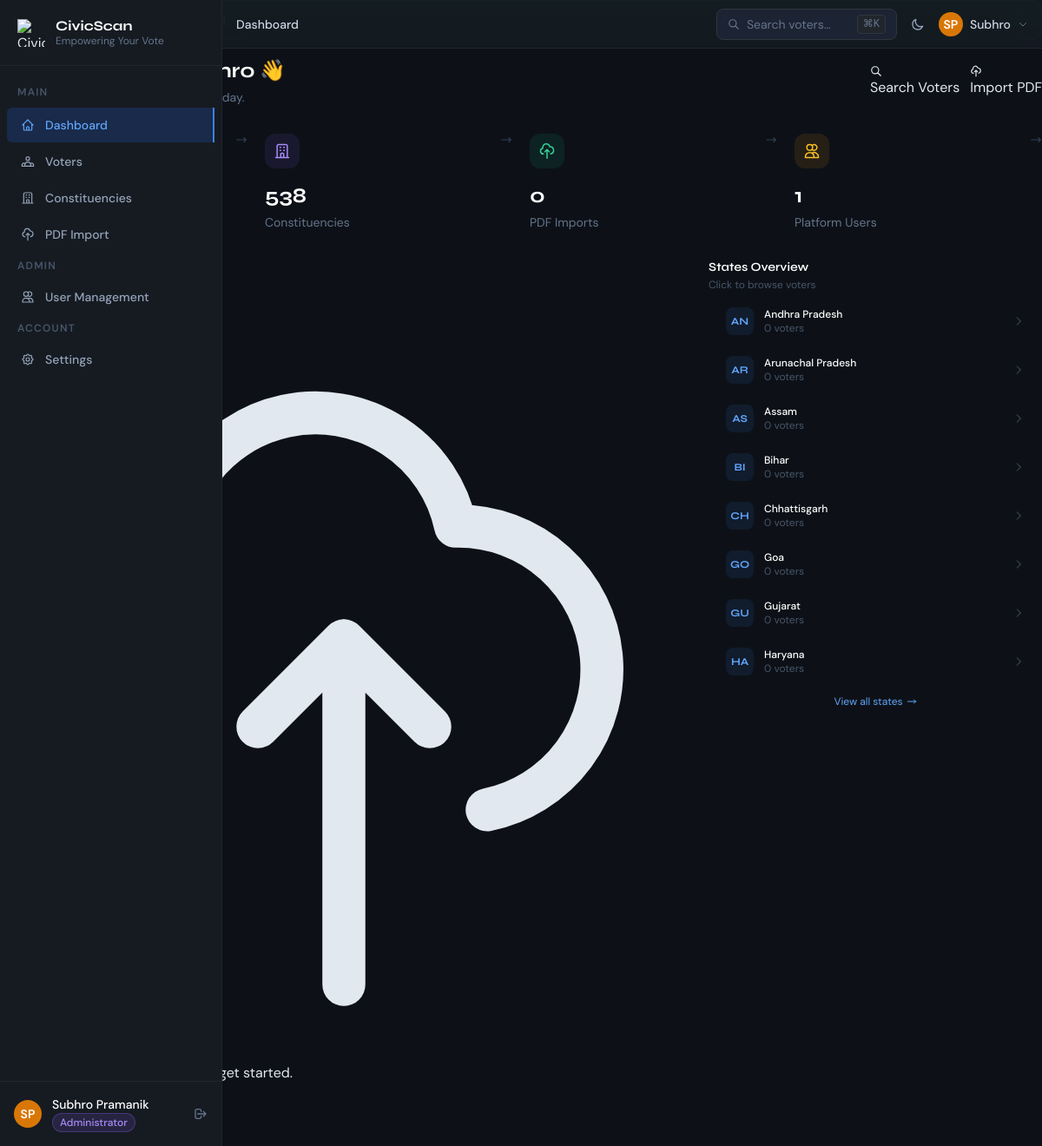
/dashboard.php (signed in), run on the app's committed database.
### tables this page shows
CREATE TABLE IF NOT EXISTS `states` (
  `id` BIGINT UNSIGNED NOT NULL AUTO_INCREMENT,
  `name` VARCHAR(100) NOT NULL,
  `code` VARCHAR(20) NULL,
  `status` ENUM('active', 'inactive') NOT NULL DEFAULT 'active',
  `sort_order` INT NOT NULL DEFAULT 0,
  `created_at` DATETIME NOT NULL DEFAULT CURRENT_TIMESTAMP,
  `updated_at` DATETIME NOT NULL DEFAULT CURRENT_TIMESTAMP ON UPDATE CURRENT_TIMESTAMP,
  PRIMARY KEY (`id`),
  UNIQUE KEY `uq_states_name` (`name`),
  UNIQUE KEY `uq_states_code` (`code`),
  KEY `idx_states_status` (`status`)
);

### includes/db.php (called while the page is built, shortened)
<?php
class DB {
    private static ?PDO $instance = null;
    public static function conn(): PDO {
        if (self::$instance === null) {
            $dsn = sprintf(
                'mysql:host=%s;port=%s;dbname=%s;charset=%s',
                DB_HOST, DB_PORT, DB_NAME, DB_CHARSET
            );
            try {
                self::$instance = new PDO($dsn, DB_USER, DB_PASS, [
                    PDO::ATTR_ERRMODE            => PDO::ERRMODE_EXCEPTION,
                    PDO::ATTR_DEFAULT_FETCH_MODE => PDO::FETCH_ASSOC,
                    PDO::ATTR_EMULATE_PREPARES   => false,
                ]);
            } catch (PDOException $e) {
                http_response_code(500);
                die(json_encode(['error' => 'Database connection failed.']));
            }
        }
        return self::$instance;
    }
}
function db_query(string $sql, array $params = []): PDOStatement {
    $stmt = DB::conn()->prepare($sql);
    $stmt->execute($params);
    return $stmt;
}
function db_row(string $sql, array $params = []): ?array {
    $row = db_query($sql, $params)->fetch();
    return $row ?: null;
}
function db_rows(string $sql, array $params = []): array {
    return db_query($sql, $params)->fetchAll();
}

### dashboard.php (the view, shortened to what this page needs)
<?php
require_once __DIR__ . '/includes/db.php';
require_once __DIR__ . '/includes/functions.php';
$totalVoters         = db_row('SELECT COUNT(*) AS c FROM voters WHERE deleted_at IS NULL')['c'] ?? 0;
$totalConstituencies = db_row('SELECT COUNT(*) AS c FROM constituencies WHERE deleted_at IS NULL')['c'] ?? 0;
$totalImports        = db_row('SELECT COUNT(*) AS c FROM voter_import_batches')['c'] ?? 0;
$totalUsers          = db_row('SELECT COUNT(*) AS c FROM users WHERE deleted_at IS NULL')['c'] ?? 0;
$recentImports = db_rows(
    'SELECT vib.*, u.name AS uploader_name, s.name AS state_name
     FROM voter_import_batches vib
     LEFT JOIN users u ON u.id = vib.uploaded_by
     LEFT JOIN states s ON s.id = vib.state_id
     ORDER BY vib.created_at DESC LIMIT 6'
);
$states = db_rows(
    'SELECT s.*, COUNT(v.id) AS voter_count
     FROM states s
     LEFT JOIN voters v ON v.state_id = s.id AND v.deleted_at IS NULL
     WHERE s.status = "active"
     GROUP BY s.id ORDER BY s.sort_order, s.name LIMIT 8'
);
?>
<?php include __DIR__ . '/includes/layout/head.php'; ?>
<div class="flex">
  <?php include __DIR__ . '/includes/layout/sidebar.php'; ?>
  <div class="page-main flex-1">
    <?php include __DIR__ . '/includes/layout/topbar.php'; ?>
    <main class="page-content">
      <?php include __DIR__ . '/includes/layout/flash.php'; ?>
      <div class="flex flex-col sm:flex-row sm:items-center justify-between gap-4 mb-8">
        <div>
          <h1 class="font-display font-bold text-2xl text-white mb-1">
            <?= h(explode(' ', $user['name'])[0]) ?> 👋
          </h1>
          <p class="text-slate-500 text-sm">Here's what's happening in CivicScan today.</p>
        </div>
        <div class="flex items-center gap-3">
          <a href="<?= APP_URL ?>/modules/voters/search" class="btn btn-secondary btn-sm">
            <svg class="w-3.5 h-3.5" fill="none" stroke="currentColor" viewBox="0 0 24 24"><path stroke-linecap="round" stroke-linejoin="round" stroke-width="2" d="M21 21l-6-6m2-5a7 7 0 11-14 0 7 7 0 0114 0z"/></svg>
            Search Voters
          </a>
          <a href="<?= APP_URL ?>/modules/import" class="btn btn-primary btn-sm">
            <svg class="w-3.5 h-3.5" fill="none" stroke="currentColor" viewBox="0 0 24 24"><path stroke-linecap="round" stroke-linejoin="round" stroke-width="2" d="M7 16a4 4 0 01-.88-7.903A5 5 0 1115.9 6L16 6a5 5 0 011 9.9M15 13l-3-3m0 0l-3 3m3-3v12"/></svg>
            Import PDF
          </a>
        </div>
      </div>
      <div class="grid grid-cols-2 lg:grid-cols-4 gap-5 mb-8">
        <?php
        $stats = [
          ['label'=>'Total Voters',        'value'=>fmt_num($totalVoters),         'icon'=>'M17 20h5v-2a3 3 0 00-5.356-1.857M17 20H7m10 0v-2c0-.656-.126-1.283-.356-1.857M7 20H2v-2a3 3 0 015.356-1.857M7 20v-2c0-.656.126-1.283.356-1.857m0 0a5.002 5.002 0 019.288 0M15 7a3 3 0 11-6 0 3 3 0 016 0z', 'color'=>'text-blue-400',    'bg'=>'bg-blue-500/10',    'accent'=>'#3b82f6', 'href'=>'modules/voters'],
          ['label'=>'Constituencies',      'value'=>fmt_num($totalConstituencies), 'icon'=>'M19 21V5a2 2 0 00-2-2H7a2 2 0 00-2 2v16m14 0h2m-2 0h-5m-9 0H3m2 0h5M9 7h1m-1 4h1m4-4h1m-1 4h1m-5 10v-5a1 1 0 011-1h2a1 1 0 011 1v5m-4 0h4', 'color'=>'text-violet-400', 'bg'=>'bg-violet-500/10', 'accent'=>'#8b5cf6', 'href'=>'modules/constituencies'],
          ['label'=>'PDF Imports',         'value'=>fmt_num($totalImports),        'icon'=>'M7 16a4 4 0 01-.88-7.903A5 5 0 1115.9 6L16 6a5 5 0 011 9.9M15 13l-3-3m0 0l-3 3m3-3v12', 'color'=>'text-emerald-400', 'bg'=>'bg-emerald-500/10', 'accent'=>'#10b981', 'href'=>'modules/import'],
          ['label'=>'Platform Users',      'value'=>fmt_num($totalUsers),          'icon'=>'M12 4.354a4 4 0 110 5.292M15 21H3v-1a6 6 0 0112 0v1zm0 0h6v-1a6 6 0 00-9-5.197M13 7a4 4 0 11-8 0 4 4 0 018 0z', 'color'=>'text-amber-400',   'bg'=>'bg-amber-500/10',   'accent'=>'#f59e0b', 'href'=>'modules/users'],
        ];
        foreach ($stats as $s): ?>
        <a href="<?= APP_URL ?>/<?= $s['href'] ?>" class="stat-card block" style="--accent: <?= $s['accent'] ?>">
          <div class="flex items-start justify-between mb-4">
            <div class="w-10 h-10 <?= $s['bg'] ?> rounded-xl flex items-center justify-center">
              <svg class="w-5 h-5 <?= $s['color'] ?>" fill="none" stroke="currentColor" viewBox="0 0 24 24"><path stroke-linecap="round" stroke-linejoin="round" stroke-width="1.8" d="<?= $s['icon'] ?>"/></svg>
            </div>
            <svg class="w-3.5 h-3.5 text-slate-700" fill="none" stroke="currentColor" viewBox="0 0 24 24"><path stroke-linecap="round" stroke-linejoin="round" stroke-width="2" d="M17 8l4 4m0 0l-4 4m4-4H3"/></svg>
          </div>
          <div class="font-display font-bold text-2xl text-white mb-1"><?= $s['value'] ?></div>
          <div class="text-slate-500 text-sm"><?= $s['label'] ?></div>
        </a>
        <?php endforeach; ?>
      </div>
      <div class="grid lg:grid-cols-3 gap-6 mb-6">
        <div class="lg:col-span-2 card">
          <div class="card-header">
            <div>
              <h2 class="font-display font-semibold text-white text-sm">Recent PDF Imports</h2>
              <p class="text-slate-600 text-xs mt-0.5">Latest voter list upload batches</p>
            </div>
            <a href="<?= APP_URL ?>/modules/import" class="btn btn-ghost btn-sm text-xs">View All</a>
          </div>
          <?php if (empty($recentImports)): ?>
          <div class="empty-state py-12">
            <svg class="empty-state-icon" fill="none" stroke="currentColor" viewBox="0 0 24 24"><path stroke-linecap="round" stroke-linejoin="round" stroke-width="1.5" d="M7 16a4 4 0 01-.88-7.903A5 5 0 1115.9 6L16 6a5 5 0 011 9.9M15 13l-3-3m0 0l-3 3m3-3v12"/></svg>
            <div class="empty-state-title">No imports yet</div>
            <div class="empty-state-desc">Upload your first voter-list PDF to get started.</div>
          </div>
          <?php endif; ?>
        </div>
        <div class="card">
          <div class="card-header">
            <div>
              <h2 class="font-display font-semibold text-white text-sm">States Overview</h2>
              <p class="text-slate-600 text-xs mt-0.5">Click to browse voters</p>
            </div>
          </div>
          <?php if (empty($states)): ?>
          <div class="empty-state py-10">
            <div class="empty-state-title">No states found</div>
            <div class="empty-state-desc">Import voter data to see states.</div>
          </div>
          <?php else: ?>
          <div class="p-2 space-y-1">
            <?php foreach ($states as $st): ?>
            <a href="<?= APP_URL ?>/modules/voters/districts?state_id=<?= $st['id'] ?>" class="flex items-center gap-3 px-3 py-2.5 rounded-lg hover:bg-surface-700 transition-colors group">
              <div class="w-8 h-8 bg-blue-500/10 rounded-lg flex items-center justify-center flex-shrink-0">
                <span class="text-blue-400 text-xs font-bold font-display"><?= strtoupper(substr($st['name'], 0, 2)) ?></span>
              </div>
              <div class="flex-1 min-w-0">
                <div class="text-white text-xs font-medium truncate"><?= h($st['name']) ?></div>
                <div class="text-slate-600 text-xs"><?= fmt_num($st['voter_count']) ?> voters</div>
              </div>
              <svg class="w-3.5 h-3.5 text-slate-700 group-hover:text-slate-400 transition-colors" fill="none" stroke="currentColor" viewBox="0 0 24 24"><path stroke-linecap="round" stroke-linejoin="round" stroke-width="2" d="M9 5l7 7-7 7"/></svg>
            </a>
            <?php endforeach; ?>
            <a href="<?= APP_URL ?>/modules/voters" class="flex items-center justify-center gap-1 py-2 text-xs text-blue-400 hover:text-blue-300 transition-colors mt-2">
              View all states <svg class="w-3 h-3" fill="none" stroke="currentColor" viewBox="0 0 24 24"><path stroke-linecap="round" stroke-linejoin="round" stroke-width="2" d="M17 8l4 4m0 0l-4 4m4-4H3"/></svg>
            </a>
          </div>
          <?php endif; ?>
        </div>
      </div>
    </main>
  </div>
</div>
</body>
</html>

### data on the page
states: name "AN", name "Andhra Pradesh", voter_count "0"
states: name "AR", name "Arunachal Pradesh", voter_count "0"
states: name "AS", name "Assam", voter_count "0"
states: name "BI", name "Bihar", voter_count "0"
states: name "CH", name "Chhattisgarh", voter_count "0"
states: name "GO", name "Goa", voter_count "0"
states: name "GU", name "Gujarat", voter_count "0"
states: name "HA", name "Haryana", voter_count "0"

### other printed values
$label "Dashboard Voters Constituencies PDF Import User Management Settings"
initials($user['name']) "SP SP"
$user['name'] "Subhro Pramanik"
$role "Administrator"
$pageTitle "Dashboard"
explode(' ', $user['name'])[0] "Subhro"
$s['value'] "538"
$s['label'] "Constituencies"
$s['value'] "0"
$s['label'] "PDF Imports"
$s['value'] "1"
$s['label'] "Platform Users"
